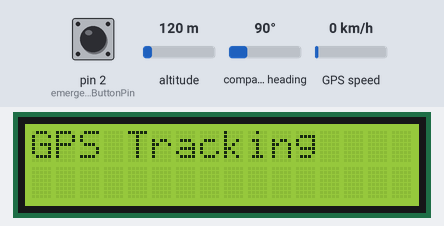
The sketch below on a simulated Arduino Uno, built with avr-gcc and run on an emulated ATmega328P. Shown: 16×2 character LCD. Inputs (shaded band) come from the test bench; at power-on: pin 2 (emergencyButtonPin) HIGH, altitude 120 m, compass heading 90°, GPS speed 0 km/h. The GPS gets a fix after 3 s at 37.7749, -122.4194 with 8 satellites.

Above: at 0.1 s.
At 3.2 s:
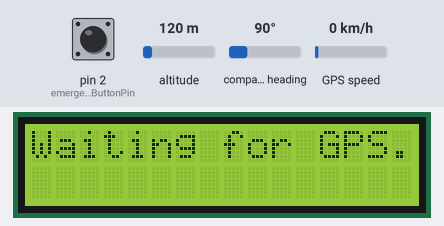
3.3 s: pin 2 (emergencyButtonPin) pulled LOW for 1.25 s
At 4.6 s:
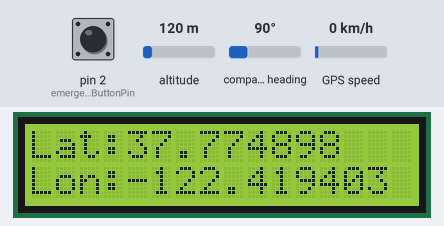
Timing chart, 0 to 6.3 s (numbered marks = the images above; inputs shaded):
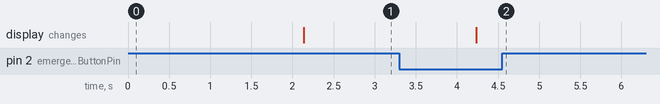

Measured:
- after the input at 3.3 s, the display: changes after 0.94 s (image 2)

The sketch:

gpstracking.ino
```cpp
#include <TinyGPS++.h>            // Library for GPS handling
#include <SoftwareSerial.h>       // Library for software serial communication
#include <Wire.h>                 // Library for I2C communication (for LCD)
#include <LiquidCrystal_I2C.h>    // Library for LCD

// GPS and LCD setup
TinyGPSPlus gps;                    // GPS Object for handling GPS data
SoftwareSerial ss(4, 3);             // GPS Module connected to Pins 4 (TX), 3 (RX) (GPS Rx/Tx lines)
LiquidCrystal_I2C lcd(0x27, 16, 2);  // LCD with I2C interface

// Emergency button setup
const int emergencyButtonPin = 2;    // Emergency button connected to Pin 2
bool emergencyButtonPressed = false; // Flag to check if the button was pressed

// Variables to store coordinates
float initialLat, initialLon;        // Store initial coordinates
bool tracking = false;               // Flag to check if tracking has started

// Function to calculate the distance between two points (in meters)
float calculateDistance(float lat1, float lon1, float lat2, float lon2) {
  return TinyGPSPlus::distanceBetween(lat1, lon1, lat2, lon2); // Calculate distance between two GPS coordinates
}

// Function to send coordinates to the mobile app via Serial (for WiFi/Bluetooth communication)
void sendCoordinatesToApp(float lat, float lon) {
  Serial.print("Lat: ");
  Serial.print(lat, 6);
  Serial.print(", Lon: ");
  Serial.println(lon, 6);

  // Add here the communication code with the app (e.g., send via ESP8266/ESP32 to a server)
}

void setup() {
  // Initialize Serial communication
  Serial.begin(115200);      // Serial monitor for debugging
  ss.begin(9600);            // GPS module baud rate for communication

  // Initialize LCD
  lcd.begin();
  lcd.backlight();
  lcd.clear();
  lcd.print("GPS Tracking");
  delay(2000);               // Display welcome message for 2 seconds

  // Emergency button setup
  pinMode(emergencyButtonPin, INPUT_PULLUP);  // Set button pin as input with internal pullup
  lcd.clear();
  lcd.print("Waiting for GPS...");
}

// Function to check if GPS is linked to the satellite
bool isGPSConnected() {
  return gps.satellites.isValid() && gps.location.isValid(); // Check if GPS data is valid (connected to satellites)
}

void loop() {
  // Check if GPS data is available
  while (ss.available() > 0) {
    gps.encode(ss.read());  // Read the GPS data from the module and process it
  }

  // Check if GPS is connected to satellites
  if (isGPSConnected()) {
    float currentLat = gps.location.lat();  // Get current latitude
    float currentLon = gps.location.lng();  // Get current longitude

    // Check if emergency button is pressed
    if (digitalRead(emergencyButtonPin) == LOW && !emergencyButtonPressed) {
      emergencyButtonPressed = true;  // Set the emergency button pressed flag
      initialLat = currentLat;        // Save the initial latitude
      initialLon = currentLon;        // Save the initial longitude

      // Display initial coordinates on LCD
      lcd.clear();
      lcd.setCursor(0, 0);
      lcd.print("Lat:");
      lcd.print(initialLat, 6);
      lcd.setCursor(0, 1);
      lcd.print("Lon:");
      lcd.print(initialLon, 6);

      tracking = true;  // Start tracking when the button is pressed
    }

    // If tracking, check if the person moves out of a 10 km radius from the initial point
    if (tracking && calculateDistance(currentLat, currentLon, initialLat, initialLon) > 10000) {
      lcd.clear();
      lcd.print("Out of Range");

      // Send the new coordinates to the mobile app for tracking
      sendCoordinatesToApp(currentLat, currentLon);
    }
  } else {
    lcd.clear();
    lcd.print("Waiting for GPS...");
  }

  delay(1000);  // Wait for 1 second before the next iteration
}
```
